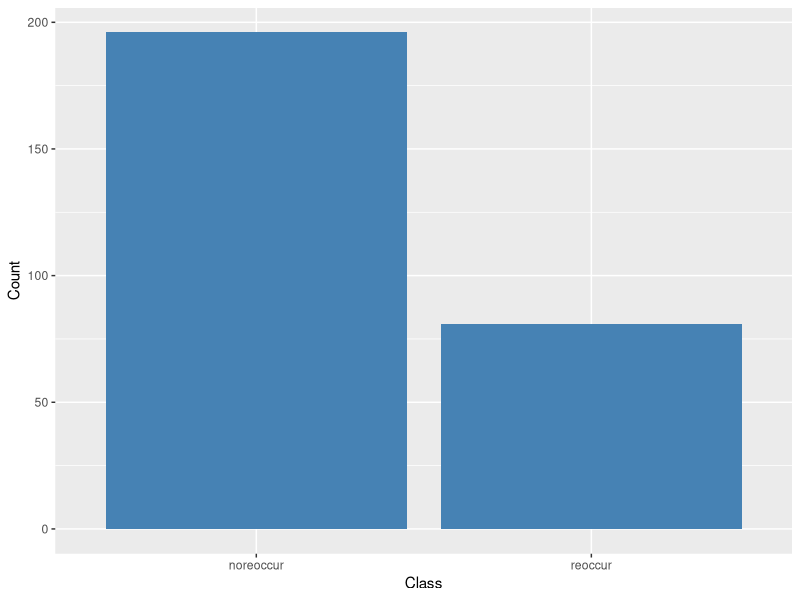

Write the R code that produced this figure.
## ---- chunk 1

data = read.csv('breast-cancer_data.csv')
# create a categorical variable for low or high mpg 
data$class <- factor(ifelse(data$class == 1, "reoccur", "noreoccur"))
# Load the ggplot2 package
library(ggplot2)

# Count the frequency of each class
class_counts <- table(data$class)
data2 = data.frame(class = names(class_counts), count = class_counts)
# Create a bar plot
ggplot(data = data2, aes(x = class, y = count.Freq)) +
  geom_bar(stat = "identity", fill = "steelblue") +
  xlab("Class") + ylab("Count")
